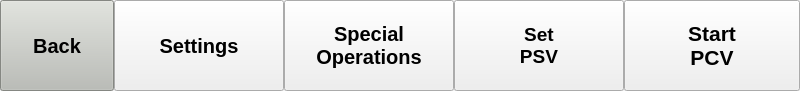
<?xml version="1.0" encoding="UTF-8"?>
<ui version="4.0">
 <class>Form</class>
 <widget class="QWidget" name="Form">
  <property name="geometry">
   <rect>
    <x>0</x>
    <y>0</y>
    <width>800</width>
    <height>91</height>
   </rect>
  </property>
  <property name="windowTitle">
   <string>Form</string>
  </property>
  <layout class="QHBoxLayout" name="horizontalLayout">
   <property name="spacing">
    <number>0</number>
   </property>
   <property name="leftMargin">
    <number>0</number>
   </property>
   <property name="topMargin">
    <number>0</number>
   </property>
   <property name="rightMargin">
    <number>0</number>
   </property>
   <property name="bottomMargin">
    <number>0</number>
   </property>
   <item>
    <widget class="QPushButton" name="button_back">
     <property name="sizePolicy">
      <sizepolicy hsizetype="Minimum" vsizetype="Expanding">
       <horstretch>0</horstretch>
       <verstretch>0</verstretch>
      </sizepolicy>
     </property>
     <property name="maximumSize">
      <size>
       <width>114</width>
       <height>16777215</height>
      </size>
     </property>
     <property name="palette">
      <palette>
       <active>
        <colorrole role="WindowText">
         <brush brushstyle="SolidPattern">
          <color alpha="255">
           <red>0</red>
           <green>0</green>
           <blue>0</blue>
          </color>
         </brush>
        </colorrole>
        <colorrole role="Button">
         <brush brushstyle="SolidPattern">
          <color alpha="255">
           <red>186</red>
           <green>189</green>
           <blue>182</blue>
          </color>
         </brush>
        </colorrole>
        <colorrole role="Light">
         <brush brushstyle="SolidPattern">
          <color alpha="255">
           <red>255</red>
           <green>255</green>
           <blue>255</blue>
          </color>
         </brush>
        </colorrole>
        <colorrole role="Midlight">
         <brush brushstyle="SolidPattern">
          <color alpha="255">
           <red>220</red>
           <green>222</green>
           <blue>218</blue>
          </color>
         </brush>
        </colorrole>
        <colorrole role="Dark">
         <brush brushstyle="SolidPattern">
          <color alpha="255">
           <red>93</red>
           <green>94</green>
           <blue>91</blue>
          </color>
         </brush>
        </colorrole>
        <colorrole role="Mid">
         <brush brushstyle="SolidPattern">
          <color alpha="255">
           <red>124</red>
           <green>126</green>
           <blue>121</blue>
          </color>
         </brush>
        </colorrole>
        <colorrole role="Text">
         <brush brushstyle="SolidPattern">
          <color alpha="255">
           <red>0</red>
           <green>0</green>
           <blue>0</blue>
          </color>
         </brush>
        </colorrole>
        <colorrole role="BrightText">
         <brush brushstyle="SolidPattern">
          <color alpha="255">
           <red>255</red>
           <green>255</green>
           <blue>255</blue>
          </color>
         </brush>
        </colorrole>
        <colorrole role="ButtonText">
         <brush brushstyle="SolidPattern">
          <color alpha="255">
           <red>0</red>
           <green>0</green>
           <blue>0</blue>
          </color>
         </brush>
        </colorrole>
        <colorrole role="Base">
         <brush brushstyle="SolidPattern">
          <color alpha="255">
           <red>255</red>
           <green>255</green>
           <blue>255</blue>
          </color>
         </brush>
        </colorrole>
        <colorrole role="Window">
         <brush brushstyle="SolidPattern">
          <color alpha="255">
           <red>186</red>
           <green>189</green>
           <blue>182</blue>
          </color>
         </brush>
        </colorrole>
        <colorrole role="Shadow">
         <brush brushstyle="SolidPattern">
          <color alpha="255">
           <red>0</red>
           <green>0</green>
           <blue>0</blue>
          </color>
         </brush>
        </colorrole>
        <colorrole role="AlternateBase">
         <brush brushstyle="SolidPattern">
          <color alpha="255">
           <red>220</red>
           <green>222</green>
           <blue>218</blue>
          </color>
         </brush>
        </colorrole>
        <colorrole role="ToolTipBase">
         <brush brushstyle="SolidPattern">
          <color alpha="255">
           <red>255</red>
           <green>255</green>
           <blue>220</blue>
          </color>
         </brush>
        </colorrole>
        <colorrole role="ToolTipText">
         <brush brushstyle="SolidPattern">
          <color alpha="255">
           <red>0</red>
           <green>0</green>
           <blue>0</blue>
          </color>
         </brush>
        </colorrole>
       </active>
       <inactive>
        <colorrole role="WindowText">
         <brush brushstyle="SolidPattern">
          <color alpha="255">
           <red>0</red>
           <green>0</green>
           <blue>0</blue>
          </color>
         </brush>
        </colorrole>
        <colorrole role="Button">
         <brush brushstyle="SolidPattern">
          <color alpha="255">
           <red>186</red>
           <green>189</green>
           <blue>182</blue>
          </color>
         </brush>
        </colorrole>
        <colorrole role="Light">
         <brush brushstyle="SolidPattern">
          <color alpha="255">
           <red>255</red>
           <green>255</green>
           <blue>255</blue>
          </color>
         </brush>
        </colorrole>
        <colorrole role="Midlight">
         <brush brushstyle="SolidPattern">
          <color alpha="255">
           <red>220</red>
           <green>222</green>
           <blue>218</blue>
          </color>
         </brush>
        </colorrole>
        <colorrole role="Dark">
         <brush brushstyle="SolidPattern">
          <color alpha="255">
           <red>93</red>
           <green>94</green>
           <blue>91</blue>
          </color>
         </brush>
        </colorrole>
        <colorrole role="Mid">
         <brush brushstyle="SolidPattern">
          <color alpha="255">
           <red>124</red>
           <green>126</green>
           <blue>121</blue>
          </color>
         </brush>
        </colorrole>
        <colorrole role="Text">
         <brush brushstyle="SolidPattern">
          <color alpha="255">
           <red>0</red>
           <green>0</green>
           <blue>0</blue>
          </color>
         </brush>
        </colorrole>
        <colorrole role="BrightText">
         <brush brushstyle="SolidPattern">
          <color alpha="255">
           <red>255</red>
           <green>255</green>
           <blue>255</blue>
          </color>
         </brush>
        </colorrole>
        <colorrole role="ButtonText">
         <brush brushstyle="SolidPattern">
          <color alpha="255">
           <red>0</red>
           <green>0</green>
           <blue>0</blue>
          </color>
         </brush>
        </colorrole>
        <colorrole role="Base">
         <brush brushstyle="SolidPattern">
          <color alpha="255">
           <red>255</red>
           <green>255</green>
           <blue>255</blue>
          </color>
         </brush>
        </colorrole>
        <colorrole role="Window">
         <brush brushstyle="SolidPattern">
          <color alpha="255">
           <red>186</red>
           <green>189</green>
           <blue>182</blue>
          </color>
         </brush>
        </colorrole>
        <colorrole role="Shadow">
         <brush brushstyle="SolidPattern">
          <color alpha="255">
           <red>0</red>
           <green>0</green>
           <blue>0</blue>
          </color>
         </brush>
        </colorrole>
        <colorrole role="AlternateBase">
         <brush brushstyle="SolidPattern">
          <color alpha="255">
           <red>220</red>
           <green>222</green>
           <blue>218</blue>
          </color>
         </brush>
        </colorrole>
        <colorrole role="ToolTipBase">
         <brush brushstyle="SolidPattern">
          <color alpha="255">
           <red>255</red>
           <green>255</green>
           <blue>220</blue>
          </color>
         </brush>
        </colorrole>
        <colorrole role="ToolTipText">
         <brush brushstyle="SolidPattern">
          <color alpha="255">
           <red>0</red>
           <green>0</green>
           <blue>0</blue>
          </color>
         </brush>
        </colorrole>
       </inactive>
       <disabled>
        <colorrole role="WindowText">
         <brush brushstyle="SolidPattern">
          <color alpha="255">
           <red>93</red>
           <green>94</green>
           <blue>91</blue>
          </color>
         </brush>
        </colorrole>
        <colorrole role="Button">
         <brush brushstyle="SolidPattern">
          <color alpha="255">
           <red>186</red>
           <green>189</green>
           <blue>182</blue>
          </color>
         </brush>
        </colorrole>
        <colorrole role="Light">
         <brush brushstyle="SolidPattern">
          <color alpha="255">
           <red>255</red>
           <green>255</green>
           <blue>255</blue>
          </color>
         </brush>
        </colorrole>
        <colorrole role="Midlight">
         <brush brushstyle="SolidPattern">
          <color alpha="255">
           <red>220</red>
           <green>222</green>
           <blue>218</blue>
          </color>
         </brush>
        </colorrole>
        <colorrole role="Dark">
         <brush brushstyle="SolidPattern">
          <color alpha="255">
           <red>93</red>
           <green>94</green>
           <blue>91</blue>
          </color>
         </brush>
        </colorrole>
        <colorrole role="Mid">
         <brush brushstyle="SolidPattern">
          <color alpha="255">
           <red>124</red>
           <green>126</green>
           <blue>121</blue>
          </color>
         </brush>
        </colorrole>
        <colorrole role="Text">
         <brush brushstyle="SolidPattern">
          <color alpha="255">
           <red>93</red>
           <green>94</green>
           <blue>91</blue>
          </color>
         </brush>
        </colorrole>
        <colorrole role="BrightText">
         <brush brushstyle="SolidPattern">
          <color alpha="255">
           <red>255</red>
           <green>255</green>
           <blue>255</blue>
          </color>
         </brush>
        </colorrole>
        <colorrole role="ButtonText">
         <brush brushstyle="SolidPattern">
          <color alpha="255">
           <red>93</red>
           <green>94</green>
           <blue>91</blue>
          </color>
         </brush>
        </colorrole>
        <colorrole role="Base">
         <brush brushstyle="SolidPattern">
          <color alpha="255">
           <red>186</red>
           <green>189</green>
           <blue>182</blue>
          </color>
         </brush>
        </colorrole>
        <colorrole role="Window">
         <brush brushstyle="SolidPattern">
          <color alpha="255">
           <red>186</red>
           <green>189</green>
           <blue>182</blue>
          </color>
         </brush>
        </colorrole>
        <colorrole role="Shadow">
         <brush brushstyle="SolidPattern">
          <color alpha="255">
           <red>0</red>
           <green>0</green>
           <blue>0</blue>
          </color>
         </brush>
        </colorrole>
        <colorrole role="AlternateBase">
         <brush brushstyle="SolidPattern">
          <color alpha="255">
           <red>186</red>
           <green>189</green>
           <blue>182</blue>
          </color>
         </brush>
        </colorrole>
        <colorrole role="ToolTipBase">
         <brush brushstyle="SolidPattern">
          <color alpha="255">
           <red>255</red>
           <green>255</green>
           <blue>220</blue>
          </color>
         </brush>
        </colorrole>
        <colorrole role="ToolTipText">
         <brush brushstyle="SolidPattern">
          <color alpha="255">
           <red>0</red>
           <green>0</green>
           <blue>0</blue>
          </color>
         </brush>
        </colorrole>
       </disabled>
      </palette>
     </property>
     <property name="font">
      <font>
       <pointsize>15</pointsize>
       <weight>75</weight>
       <bold>true</bold>
      </font>
     </property>
     <property name="text">
      <string>Back</string>
     </property>
    </widget>
   </item>
   <item>
    <widget class="QPushButton" name="button_settingsfork">
     <property name="sizePolicy">
      <sizepolicy hsizetype="Minimum" vsizetype="Expanding">
       <horstretch>0</horstretch>
       <verstretch>0</verstretch>
      </sizepolicy>
     </property>
     <property name="maximumSize">
      <size>
       <width>170</width>
       <height>16777215</height>
      </size>
     </property>
     <property name="font">
      <font>
       <pointsize>15</pointsize>
       <weight>75</weight>
       <bold>true</bold>
      </font>
     </property>
     <property name="text">
      <string>Settings</string>
     </property>
    </widget>
   </item>
   <item>
    <widget class="QPushButton" name="button_specialops">
     <property name="sizePolicy">
      <sizepolicy hsizetype="Minimum" vsizetype="Expanding">
       <horstretch>0</horstretch>
       <verstretch>0</verstretch>
      </sizepolicy>
     </property>
     <property name="maximumSize">
      <size>
       <width>170</width>
       <height>16777215</height>
      </size>
     </property>
     <property name="font">
      <font>
       <pointsize>15</pointsize>
       <weight>75</weight>
       <bold>true</bold>
      </font>
     </property>
     <property name="text">
      <string>Special
Operations</string>
     </property>
    </widget>
   </item>
   <item>
    <widget class="QPushButton" name="button_autoassist">
     <property name="sizePolicy">
      <sizepolicy hsizetype="Minimum" vsizetype="Expanding">
       <horstretch>0</horstretch>
       <verstretch>0</verstretch>
      </sizepolicy>
     </property>
     <property name="minimumSize">
      <size>
       <width>113</width>
       <height>0</height>
      </size>
     </property>
     <property name="maximumSize">
      <size>
       <width>170</width>
       <height>16777215</height>
      </size>
     </property>
     <property name="font">
      <font>
       <pointsize>14</pointsize>
       <weight>75</weight>
       <bold>true</bold>
      </font>
     </property>
     <property name="text">
      <string>Set
PSV</string>
     </property>
    </widget>
   </item>
   <item>
    <widget class="QPushButton" name="button_startstop">
     <property name="sizePolicy">
      <sizepolicy hsizetype="Minimum" vsizetype="Expanding">
       <horstretch>0</horstretch>
       <verstretch>0</verstretch>
      </sizepolicy>
     </property>
     <property name="minimumSize">
      <size>
       <width>110</width>
       <height>0</height>
      </size>
     </property>
     <property name="maximumSize">
      <size>
       <width>180</width>
       <height>16777215</height>
      </size>
     </property>
     <property name="font">
      <font>
       <pointsize>16</pointsize>
       <weight>75</weight>
       <bold>true</bold>
      </font>
     </property>
     <property name="text">
      <string>Start
PCV</string>
     </property>
    </widget>
   </item>
  </layout>
 </widget>
 <resources/>
 <connections/>
</ui>
